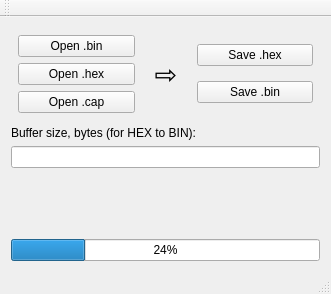
<?xml version="1.0" encoding="UTF-8"?>
<ui version="4.0">
 <class>MainWindow</class>
 <widget class="QMainWindow" name="MainWindow">
  <property name="geometry">
   <rect>
    <x>0</x>
    <y>0</y>
    <width>331</width>
    <height>294</height>
   </rect>
  </property>
  <property name="windowTitle">
   <string>EEPROM format converter</string>
  </property>
  <widget class="QWidget" name="centralWidget">
   <layout class="QGridLayout" name="gridLayout">
    <item row="2" column="0">
     <widget class="QLineEdit" name="lineEdit_chipsize"/>
    </item>
    <item row="0" column="0">
     <layout class="QHBoxLayout" name="horizontalLayout" stretch="0,0,0">
      <property name="leftMargin">
       <number>7</number>
      </property>
      <property name="topMargin">
       <number>7</number>
      </property>
      <property name="rightMargin">
       <number>7</number>
      </property>
      <property name="bottomMargin">
       <number>7</number>
      </property>
      <item>
       <layout class="QVBoxLayout" name="verticalLayout">
        <item>
         <widget class="QPushButton" name="pushButton_open_bin">
          <property name="text">
           <string>Open .bin</string>
          </property>
         </widget>
        </item>
        <item>
         <widget class="QPushButton" name="pushButton_open_hex">
          <property name="text">
           <string>Open .hex</string>
          </property>
         </widget>
        </item>
        <item>
         <widget class="QPushButton" name="pushButton_open_cap">
          <property name="text">
           <string>Open .cap</string>
          </property>
         </widget>
        </item>
       </layout>
      </item>
      <item>
       <widget class="QLabel" name="label">
        <property name="maximumSize">
         <size>
          <width>50</width>
          <height>16777215</height>
         </size>
        </property>
        <property name="font">
         <font>
          <pointsize>20</pointsize>
         </font>
        </property>
        <property name="text">
         <string>⇨</string>
        </property>
        <property name="alignment">
         <set>Qt::AlignCenter</set>
        </property>
       </widget>
      </item>
      <item>
       <layout class="QVBoxLayout" name="verticalLayout_2">
        <item>
         <widget class="QPushButton" name="pushButton_save_hex">
          <property name="text">
           <string>Save .hex</string>
          </property>
         </widget>
        </item>
        <item>
         <widget class="QPushButton" name="pushButton_save_bin">
          <property name="text">
           <string>Save .bin</string>
          </property>
         </widget>
        </item>
       </layout>
      </item>
     </layout>
    </item>
    <item row="4" column="0">
     <widget class="QProgressBar" name="progressBar">
      <property name="value">
       <number>24</number>
      </property>
      <property name="alignment">
       <set>Qt::AlignBottom|Qt::AlignLeading|Qt::AlignLeft</set>
      </property>
     </widget>
    </item>
    <item row="3" column="0">
     <spacer name="verticalSpacer">
      <property name="orientation">
       <enum>Qt::Vertical</enum>
      </property>
      <property name="sizeHint" stdset="0">
       <size>
        <width>20</width>
        <height>40</height>
       </size>
      </property>
     </spacer>
    </item>
    <item row="1" column="0">
     <widget class="QLabel" name="label_2">
      <property name="text">
       <string>Buffer size, bytes (for HEX to BIN):</string>
      </property>
     </widget>
    </item>
   </layout>
  </widget>
  <widget class="QMenuBar" name="menuBar">
   <property name="geometry">
    <rect>
     <x>0</x>
     <y>0</y>
     <width>331</width>
     <height>21</height>
    </rect>
   </property>
  </widget>
  <widget class="QToolBar" name="mainToolBar">
   <attribute name="toolBarArea">
    <enum>TopToolBarArea</enum>
   </attribute>
   <attribute name="toolBarBreak">
    <bool>false</bool>
   </attribute>
  </widget>
  <widget class="QStatusBar" name="statusBar"/>
 </widget>
 <layoutdefault spacing="6" margin="11"/>
 <resources/>
 <connections/>
</ui>
